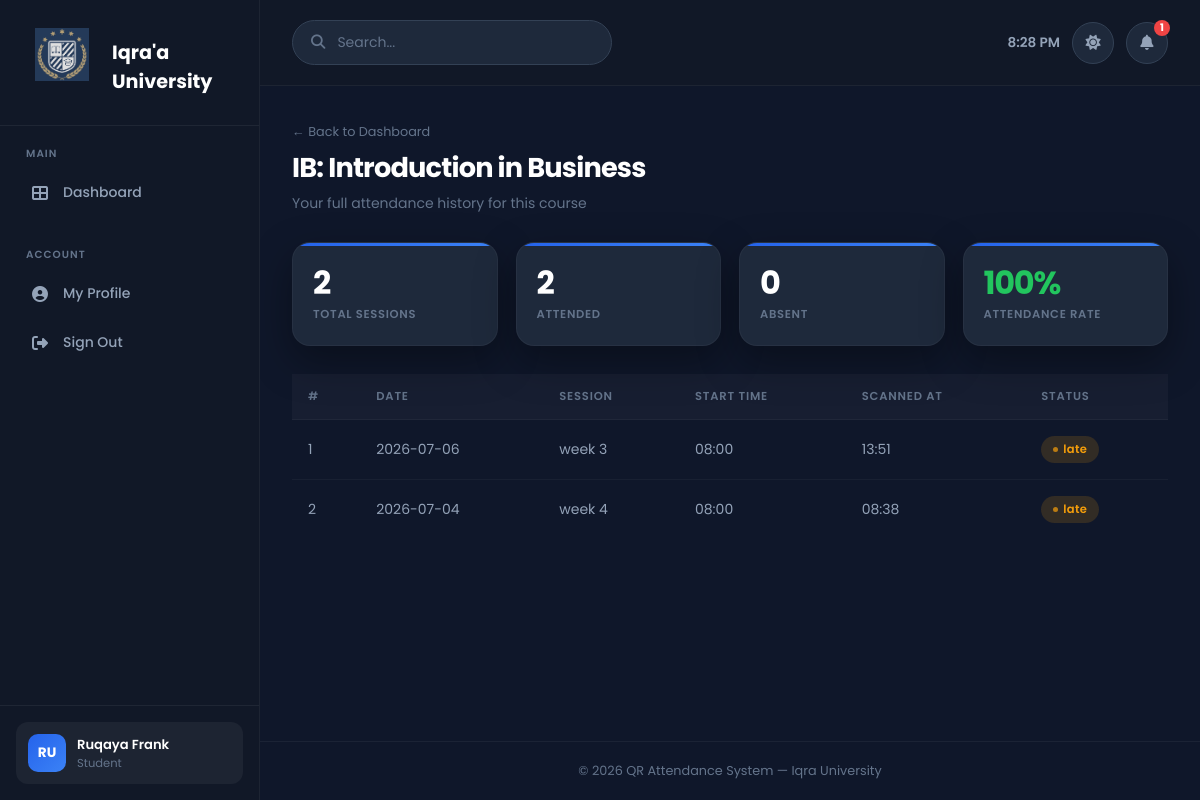
The app's page /student/courses/3 (signed in) with its own data.
### tables this page shows
CREATE TABLE `courses` (
  `id` int(10) UNSIGNED NOT NULL,
  `department_id` int(10) UNSIGNED DEFAULT NULL,
  `lecturer_id` int(10) UNSIGNED DEFAULT NULL,
  `code` varchar(30) NOT NULL,
  `name` varchar(180) NOT NULL,
  `description` text DEFAULT NULL,
  `credit_hours` tinyint(3) UNSIGNED DEFAULT 3,
  `semester` tinyint(3) UNSIGNED DEFAULT NULL,
  `academic_year` varchar(10) DEFAULT NULL,
  `is_active` tinyint(1) NOT NULL DEFAULT 1,
  `created_at` timestamp NOT NULL DEFAULT current_timestamp()
);

CREATE TABLE `attendance` (
  `id` int(10) UNSIGNED NOT NULL,
  `session_id` int(10) UNSIGNED NOT NULL,
  `student_id` int(10) UNSIGNED NOT NULL,
  `scanned_at` timestamp NOT NULL DEFAULT current_timestamp(),
  `ip_address` varchar(45) DEFAULT NULL,
  `device_info` varchar(255) DEFAULT NULL,
  `status` enum('present','late','excused') NOT NULL DEFAULT 'present',
  `notes` varchar(255) DEFAULT NULL
);

CREATE TABLE `sessions` (
  `id` int(10) UNSIGNED NOT NULL,
  `course_id` int(10) UNSIGNED NOT NULL,
  `lecturer_id` int(10) UNSIGNED NOT NULL,
  `title` varchar(180) DEFAULT NULL,
  `session_date` date NOT NULL,
  `start_time` time NOT NULL,
  `end_time` time NOT NULL,
  `qr_token` varchar(64) NOT NULL,
  `qr_expires_at` timestamp NOT NULL DEFAULT '1999-12-31 22:00:00',
  `qr_image_path` varchar(255) DEFAULT NULL,
  `status` enum('pending','active','closed') NOT NULL DEFAULT 'pending',
  `created_at` timestamp NOT NULL DEFAULT current_timestamp()
);

### app/core/Controller.php (called while the page is built, shortened)
<?php
class Controller
{
    public function __construct()
    {
        $this->db = Database::getInstance();
    }
    protected function view(string $view, array $data = []): void
    {
        extract($data, EXTR_SKIP);
        $file = APP_PATH . "/views/{$view}.php";
        require APP_PATH . '/views/layouts/header.php';
        require $file;
        require APP_PATH . '/views/layouts/footer.php';
    }
}

### app/controllers/StudentController.php (called while the page is built, shortened)
<?php
class StudentController extends Controller
{
    private int $studentId;
    public function __construct()
    {
        $student = $this->db->single(
            "SELECT id FROM students WHERE user_id = ?", [Auth::id()]
        );
        $this->studentId = $student['id'] ?? 0;
    }
    public function courseDetail(array $params): void
    {
        $courseId = (int)$params['id'];
        $course  = $this->db->single("SELECT * FROM courses WHERE id = ?", [$courseId]);
        $history = $this->db->all(
            "SELECT sess.session_date, sess.start_time, sess.title,
                    COALESCE(a.status, 'absent') AS status,
                    a.scanned_at
               FROM sessions sess
               LEFT JOIN attendance a ON a.session_id = sess.id AND a.student_id = ?
              WHERE sess.course_id = ?
                AND sess.status = 'closed'
              ORDER BY sess.session_date DESC",
            [$this->studentId, $courseId]
        );
        $this->view('student/course_detail', [
            'user'    => Auth::user(),
            'course'  => $course,
            'history' => $history,
        ]);
    }
}

### public/index.php (called while the page is built, shortened)
<?php
require_once APP_PATH . '/core/Database.php';
require_once APP_PATH . '/core/Auth.php';
require_once APP_PATH . '/core/Controller.php';
require_once APP_PATH . '/core/Router.php';
$router = new Router();
$router->get( '/',         'AuthController@showLogin');
$router->get( '/login',    'AuthController@showLogin');
$router->post('/login',    'AuthController@login');
$router->get( '/register', 'AuthController@showRegister');
$router->post('/register', 'AuthController@register');
$router->get( '/logout',   'AuthController@logout');
$router->get( '/forgot-password', 'AuthController@showForgotPassword');
$router->post('/forgot-password', 'AuthController@forgotPassword');
$router->get( '/reset-password',  'AuthController@showResetPassword');
$router->post('/reset-password',  'AuthController@resetPassword');
$router->get( '/profile',        'ProfileController@edit',   ['auth']);
$router->post('/profile/update', 'ProfileController@update', ['auth']);
$router->get('/attend/:token', 'AttendanceController@scan');
$router->get( '/student/dashboard',              'StudentController@dashboard',        ['auth','role:student']);
$router->get( '/student/courses/:id',            'StudentController@courseDetail',     ['auth','role:student']);
$router->post('/student/confirm-attendance/:id', 'StudentController@confirmAttendance',['auth','role:student']);
$router->get( '/lecturer/dashboard',             'LecturerController@dashboard',          ['auth','role:lecturer']);
$router->get( '/lecturer/sessions',              'LecturerController@sessions',           ['auth','role:lecturer']);
$router->get( '/lecturer/sessions/create',       'LecturerController@createSessionForm',  ['auth','role:lecturer']);
$router->post('/lecturer/sessions/create',       'LecturerController@createSession',      ['auth','role:lecturer']);
$router->get( '/lecturer/sessions/:id/scan',     'LecturerController@scanView',           ['auth','role:lecturer']);
$router->post('/lecturer/sessions/:id/activate', 'LecturerController@activateSession',    ['auth','role:lecturer']);
$router->post('/lecturer/sessions/:id/close',    'LecturerController@closeSession',       ['auth','role:lecturer']);
$router->get( '/lecturer/sessions/:id/manual',   'LecturerController@manualAttendanceForm',['auth','role:lecturer']);
$router->post('/lecturer/sessions/:id/manual',   'LecturerController@manualAttendance',   ['auth','role:lecturer']);
$router->get( '/lecturer/claims',            'ClaimController@index',      ['auth','role:lecturer']);
$router->get( '/lecturer/claims/create',     'ClaimController@createForm', ['auth','role:lecturer']);
$router->post('/lecturer/claims/create',     'ClaimController@create',     ['auth','role:lecturer']);
$router->get( '/lecturer/claims/:id/print',  'ClaimController@printForm',  ['auth','role:lecturer']);
$router->post('/lecturer/claims/:id/submit', 'ClaimController@submit',     ['auth','role:lecturer']);
$router->get( '/lecturer/claims/:id',        'ClaimController@show',       ['auth','role:lecturer']);
$router->get( '/admin/dashboard',              'AdminController@dashboard',        ['auth','role:admin']);
$router->get( '/admin/users',                  'AdminController@users',            ['auth','role:admin']);
$router->get( '/admin/users/create',           'AdminController@createUserForm',   ['auth','role:admin']);
$router->post('/admin/users/create',           'AdminController@createUser',       ['auth','role:admin']);
$router->post('/admin/users/:id/toggle',       'AdminController@toggleUser',       ['auth','role:admin']);
$router->get( '/admin/courses',                'AdminController@courses',          ['auth','role:admin']);
$router->get( '/admin/courses/create',         'AdminController@createCourseForm', ['auth','role:admin']);
$router->post('/admin/courses/create',         'AdminController@createCourse',     ['auth','role:admin']);
$router->post('/admin/courses/:id/toggle',     'AdminController@toggleCourse',     ['auth','role:admin']);
$router->get( '/admin/courses/:id/enrollment', 'AdminController@enrollmentView',   ['auth','role:admin']);
$router->post('/admin/courses/:id/enroll',     'AdminController@enrollStudent',    ['auth','role:admin']);
$router->post('/admin/courses/:id/set-rep',    'AdminController@setClassRep',      ['auth','role:admin']);
$router->get( '/admin/departments',            'AdminController@departments',      ['auth','role:admin']);
$router->post('/admin/departments/create',     'AdminController@createDepartment', ['auth','role:admin']);
$router->get( '/admin/reports',                'AdminController@reports',          ['auth','role:admin']);
$router->get( '/admin/reports/export',         'AdminController@exportReport',     ['auth','role:admin']);
$router->get( '/admin/claims',             'ClaimController@adminIndex', ['auth','role:admin']);
$router->post('/admin/claims/:id/approve', 'ClaimController@approve',    ['auth','role:admin']);
$router->post('/admin/claims/:id/reject',  'ClaimController@reject',     ['auth','role:admin']);
$router->get( '/admin/claims',             'ClaimController@adminIndex', ['auth','role:admin']);
$router->get( '/admin/claims/:id',         'ClaimController@adminView',  ['auth','role:admin']);
$router->post('/admin/claims/:id/approve', 'ClaimController@approve',    ['auth','role:admin']);
$router->post('/admin/claims/:id/reject',  'ClaimController@reject',     ['auth','role:admin']);
$router->dispatch();

### app/config/database.php (called while the page is built)
<?php
return [
    'driver'   => 'mysql',
    'host'     => $_ENV['DB_HOST']     ?? 'localhost',
    'port'     => $_ENV['DB_PORT']     ?? '3306',
    'database' => $_ENV['DB_NAME']     ?? 'qr_attendance',
    'username' => $_ENV['DB_USER']     ?? 'root',
    'password' => $_ENV['DB_PASS']     ?? '',
    'charset'  => 'utf8mb4',
    'options'  => [
        PDO::ATTR_ERRMODE            => PDO::ERRMODE_EXCEPTION,
        PDO::ATTR_DEFAULT_FETCH_MODE => PDO::FETCH_ASSOC,
        PDO::ATTR_EMULATE_PREPARES   => false,
    ],
];

### app/core/Database.php (called while the page is built, shortened)
<?php
class Database
{
    private static ?Database $instance = null;
    private PDO $pdo;
    private function __construct()
    {
        $config = require APP_PATH . '/config/database.php';
        $dsn = sprintf(
            '%s:host=%s;port=%s;dbname=%s;charset=%s',
            $config['driver'],
            $config['host'],
            $config['port'],
            $config['database'],
            $config['charset']
        );
        try {
            $this->pdo = new PDO($dsn, $config['username'], $config['password'], $config['options']);
        } catch (PDOException $e) {
            error_log('DB connection failed: ' . $e->getMessage());
            throw new RuntimeException('Database connection failed. Check logs for details.');
        }
    }
    public static function getInstance(): self
    {
        if (self::$instance === null) {
            self::$instance = new self();
        }
        return self::$instance;
    }
    private function run(string $sql, array $params = []): PDOStatement
    {
        $stmt = $this->pdo->prepare($sql);
        $stmt->execute($params);
        return $stmt;
    }
    public function single(string $sql, array $params = []): ?array
    {
        $row = $this->run($sql, $params)->fetch();
        return $row !== false ? $row : null;
    }
    public function all(string $sql, array $params = []): array
    {
        return $this->run($sql, $params)->fetchAll();
    }
}

### app/core/Auth.php (called while the page is built, shortened)
<?php
class Auth
{
    public static function id(): ?int
    {
        return $_SESSION[self::SESSION_KEY]['id'] ?? null;
    }
}

### app/views/student/course_detail.php (the view, shortened to what this page needs)
<div class="page-header">
    <div>
        <a href="/student/dashboard" class="back-link">← Back to Dashboard</a>
        <h1><?= htmlspecialchars($course['code']) ?>: <?= htmlspecialchars($course['name']) ?></h1>
        <p class="subtitle">Your full attendance history for this course</p>
    </div>
</div>
<?php
$total    = count($history);
$attended = count(array_filter($history, fn($r) => $r['status'] !== 'absent'));
$pct      = $total > 0 ? round($attended / $total * 100, 1) : 0;
?>
<div class="stat-strip">
    <div class="stat-box">
        <span class="stat-num"><?= $total ?></span>
        <span class="stat-label">Total Sessions</span>
    </div>
    <div class="stat-box">
        <span class="stat-num"><?= $attended ?></span>
        <span class="stat-label">Attended</span>
    </div>
    <div class="stat-box">
        <span class="stat-num"><?= $total - $attended ?></span>
        <span class="stat-label">Absent</span>
    </div>
    <div class="stat-box stat-pct">
        <span class="stat-num <?= $pct >= 75 ? 'text-success' : ($pct >= 50 ? 'text-warn' : 'text-danger') ?>">
            <?= $pct ?>%
        </span>
        <span class="stat-label">Attendance Rate</span>
    </div>
</div>
<div class="card">
    <?php if (empty($history)): ?>
        <p class="empty">No sessions recorded yet for this course.</p>
    <?php else: ?>
    <table class="table">
        <thead>
            <tr>
                <th>#</th>
                <th>Date</th>
                <th>Session</th>
                <th>Start Time</th>
                <th>Scanned At</th>
                <th>Status</th>
            </tr>
        </thead>
        <tbody>
        <?php foreach ($history as $i => $row): ?>
            <tr class="<?= $row['status'] === 'absent' ? 'row-absent' : '' ?>">
                <td><?= $i + 1 ?></td>
                <td><?= htmlspecialchars($row['session_date']) ?></td>
                <td><?= htmlspecialchars($row['title'] ?? 'Class Session') ?></td>
                <td><?= htmlspecialchars(substr($row['start_time'], 0, 5)) ?></td>
                <td>
                    <?= $row['scanned_at']
                        ? htmlspecialchars(date('H:i', strtotime($row['scanned_at'])))
                        : '–' ?>
                </td>
                <td><span class="badge badge-<?= $row['status'] ?>"><?= $row['status'] ?></span></td>
            </tr>
        <?php endforeach; ?>
        </tbody>
    </table>
    <?php endif; ?>
</div>

### app/core/Router.php (shortened to what this page needs)
<?php
class Router
{
    private array $routes = [];
    private function addRoute(string $method, string $path, string $handler, array $middleware): void
    {
        $this->routes[] = compact('method', 'path', 'pattern', 'handler', 'middleware');
    }
    public function dispatch(): void
{
    $method     = $_SERVER['REQUEST_METHOD'];
    $requestUri = strtok($_SERVER['REQUEST_URI'], '?');
    $scriptDir  = str_replace('\\', '/', dirname($_SERVER['SCRIPT_NAME']));
    $basePath   = rtrim($scriptDir, '/');
    $uri        = '/' . ltrim(substr($requestUri, strlen($basePath)), '/');
    $uri = preg_replace('#^/index\.php(/|$)#', '/', $uri);
    foreach ($this->routes as $route) {
            if ($route['method'] !== $method) {
                continue;
            }
            if (!preg_match($route['pattern'], $uri, $matches)) {
                continue;
            }
            $params = array_filter($matches, 'is_string', ARRAY_FILTER_USE_KEY);
            [$class, $action] = explode('@', $route['handler']);
            $controller = new $class();
            $controller->$action($params);
            return;
        }
    }
}

### records on screen
courses: code "IB", name "Introduction in Business"
attendance: session.session_date "2026-07-06", session.title "week 3", session.start_time "08:00", scanned_at "13:51", status "late"
attendance: session.session_date "2026-07-04", session.title "week 4", session.start_time "08:00", scanned_at "08:38", status "late"

### other values on screen
$total "2"
$attended "2"
$total - $attended "0"
$pct "100"
